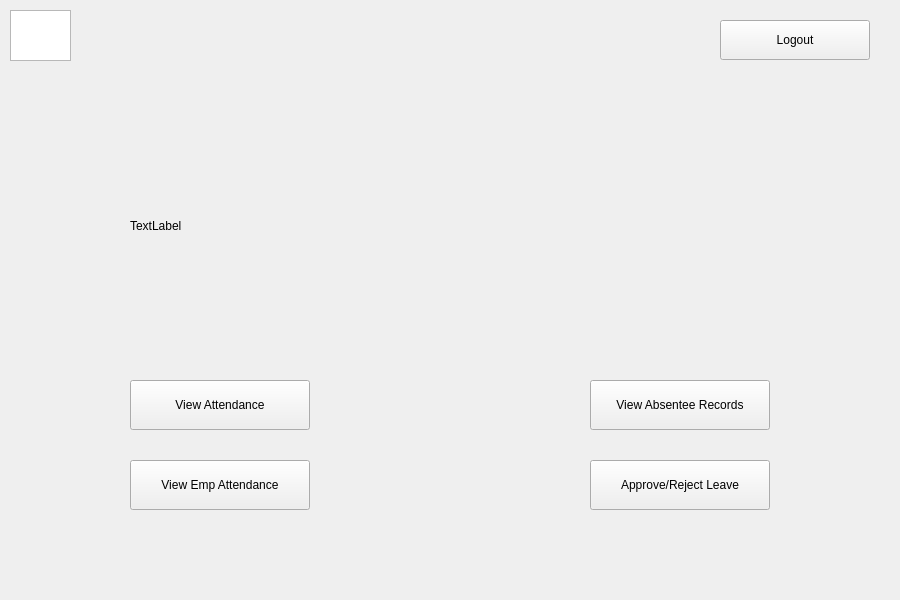
<?xml version="1.0" encoding="UTF-8"?>
<ui version="4.0">
 <class>SupervisorLogin</class>
 <widget class="QWidget" name="SupervisorLogin">
  <property name="geometry">
   <rect>
    <x>0</x>
    <y>0</y>
    <width>900</width>
    <height>600</height>
   </rect>
  </property>
  <property name="windowTitle">
   <string>Supervisor Login</string>
  </property>
  <widget class="QGraphicsView" name="graphicsView">
   <property name="geometry">
    <rect>
     <x>10</x>
     <y>10</y>
     <width>61</width>
     <height>51</height>
    </rect>
   </property>
   <property name="styleSheet">
    <string notr="true">background-image: url(:/pic.png);</string>
   </property>
  </widget>
  <widget class="QPushButton" name="viewAttendanceButton">
   <property name="geometry">
    <rect>
     <x>130</x>
     <y>380</y>
     <width>180</width>
     <height>50</height>
    </rect>
   </property>
   <property name="text">
    <string>View Attendance</string>
   </property>
  </widget>
  <widget class="QPushButton" name="viewAbsenteeRecordsButton">
   <property name="geometry">
    <rect>
     <x>590</x>
     <y>380</y>
     <width>180</width>
     <height>50</height>
    </rect>
   </property>
   <property name="text">
    <string>View Absentee Records</string>
   </property>
  </widget>
  <widget class="QPushButton" name="viewEmployeeAttendanceButton">
   <property name="geometry">
    <rect>
     <x>130</x>
     <y>460</y>
     <width>180</width>
     <height>50</height>
    </rect>
   </property>
   <property name="text">
    <string>View Emp Attendance</string>
   </property>
  </widget>
  <widget class="QPushButton" name="approveRejectLeaveButton">
   <property name="geometry">
    <rect>
     <x>590</x>
     <y>460</y>
     <width>180</width>
     <height>50</height>
    </rect>
   </property>
   <property name="text">
    <string>Approve/Reject Leave</string>
   </property>
  </widget>
  <widget class="QPushButton" name="logOutButton">
   <property name="geometry">
    <rect>
     <x>720</x>
     <y>20</y>
     <width>150</width>
     <height>40</height>
    </rect>
   </property>
   <property name="text">
    <string>Logout</string>
   </property>
  </widget>
  <widget class="QLabel" name="welcomeLabel">
   <property name="geometry">
    <rect>
     <x>130</x>
     <y>170</y>
     <width>641</width>
     <height>111</height>
    </rect>
   </property>
   <property name="text">
    <string>TextLabel</string>
   </property>
  </widget>
 </widget>
 <resources/>
 <connections/>
</ui>
